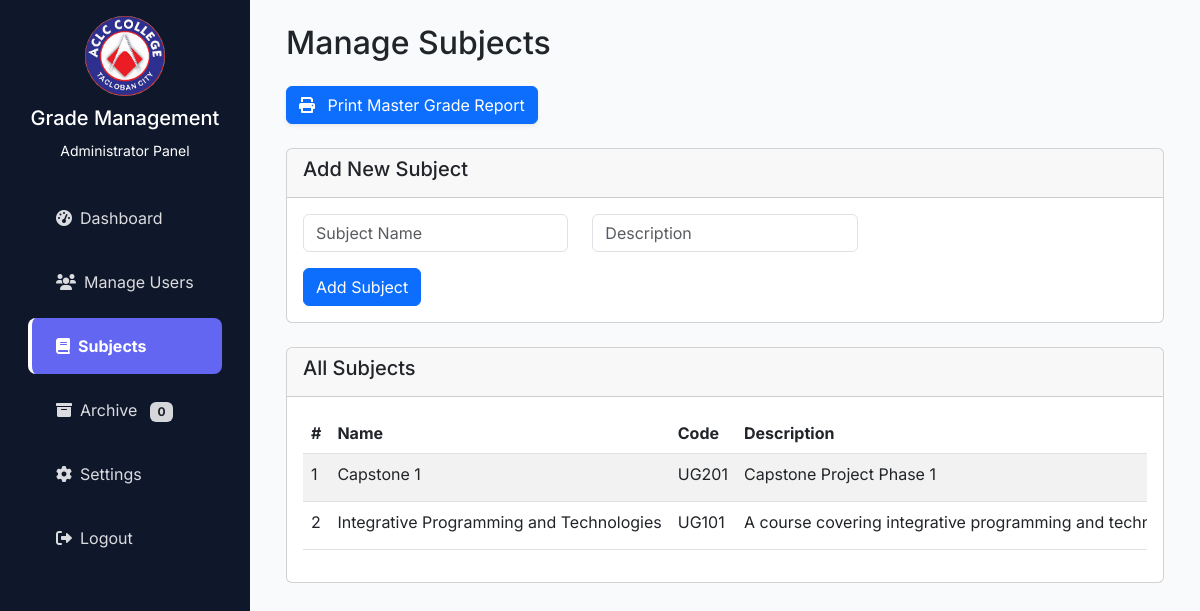
The app's page /admin.php?tab=subjects (signed in) with its own data.
### tables this page shows
CREATE TABLE `settings` (
  `id` int(11) NOT NULL AUTO_INCREMENT,
  `setting_key` varchar(50) NOT NULL,
  `setting_value` text DEFAULT NULL,
  PRIMARY KEY (`id`),
  UNIQUE KEY `setting_key` (`setting_key`)
);

CREATE TABLE `subjects` (
  `id` int(11) NOT NULL,
  `name` varchar(100) NOT NULL,
  `code` varchar(20) NOT NULL,
  `description` text DEFAULT NULL
);

### includes/functions.php (called while the page is built, shortened)
<?php
function getSystemSetting($pdo, $key, $default = '') {
    try {
        $stmt = $pdo->prepare("SELECT setting_value FROM settings WHERE setting_key = ?");
        $stmt->execute([$key]);
        return $stmt->fetchColumn() ?: $default;
    } catch (Exception $e) { return $default; }
}

### admin.php (the view, shortened to what this page needs)
<?php
include 'includes/conn.php';
include 'includes/functions.php';
$active_tab = $_GET['tab'] ?? 'dashboard';
$total_archived = $pdo->query("SELECT COUNT(*) FROM users WHERE status = 'archived'")->fetchColumn();
$all_subjects = $pdo->query("SELECT * FROM subjects ORDER BY name ASC")->fetchAll();
$subjects = $all_subjects;
?>
<!DOCTYPE html>
<html lang="en">
<head>
    <link href="https://cdn.jsdelivr.net/npm/bootstrap@5.3.0/dist/css/bootstrap.min.css" rel="stylesheet">
    <link href="https://cdnjs.cloudflare.com/ajax/libs/font-awesome/6.0.0/css/all.min.css" rel="stylesheet">
</head>
<body>
    <div class="toast-container position-fixed top-0 end-0 p-3">
    </div>
    <div class="container-fluid">
        <div class="row">
            <div class="sidebar" id="sidebar">
                <div class="d-flex flex-column p-3">
                    <div class="text-center mb-4">
                        <img src="<?php echo getSystemSetting($pdo, 'system_logo', 'image/aclc.jpg'); ?>" alt="Logo" style="width: 80px; height: 80px; margin-bottom: 10px; border-radius: 50%; object-fit: cover;">
                        <h5>Grade Management</h5>
                        <small>Administrator Panel</small>
                    </div>
                    <ul class="nav nav-pills flex-column">
                        <li class="nav-item">
                            <a class="nav-link <?php echo $active_tab === 'dashboard' ? 'active' : ''; ?>" href="admin.php?tab=dashboard">
                                <i class="fas fa-tachometer-alt me-2"></i>Dashboard
                            </a>
                        </li>
                        <li class="nav-item">
                            <a class="nav-link <?php echo $active_tab === 'users' ? 'active' : ''; ?>" href="admin.php?tab=users">
                                <i class="fas fa-users me-2"></i>Manage Users
                            </a>
                        </li>
                        <li class="nav-item">
                            <a class="nav-link <?php echo $active_tab === 'subjects' ? 'active' : ''; ?>" href="admin.php?tab=subjects">
                                <i class="fas fa-book me-2"></i>Subjects
                            </a>
                        </li>
                        <li class="nav-item">
                            <a class="nav-link <?php echo $active_tab === 'archive' ? 'active' : ''; ?>" href="admin.php?tab=archive">
                                <i class="fas fa-archive me-2"></i>Archive <span class="badge bg-light text-dark ms-2"><?php echo $total_archived; ?></span>
                            </a>
                        </li>
                        <li class="nav-item">
                            <a class="nav-link <?php echo $active_tab === 'settings' ? 'active' : ''; ?>" href="admin.php?tab=settings">
                                <i class="fas fa-cog me-2"></i>Settings
                            </a>
                        </li>
                        <li class="nav-item">
                            <a class="nav-link" href="logout.php" onclick="return confirm('Are you sure you want to logout?')">
                                <i class="fas fa-sign-out-alt me-2"></i>Logout
                            </a>
                        </li>
                    </ul>
                </div>
            </div>
            <div class="main-content" id="main-content">
                <div class="px-4 py-4">
                <div class="tab-content">
                    <div class="tab-pane fade <?php echo $active_tab === 'subjects' ? 'show active' : ''; ?>" id="subjects">
                        <h2 class="mb-4">Manage Subjects</h2>
                        <div class="d-flex justify-content-between align-items-center mb-4">
                            <a href="print_grade.php?all_records=true" target="_blank" class="btn btn-primary shadow-sm"><i class="fas fa-print me-2"></i> Print Master Grade Report</a>
                        </div>
                        <div class="card mb-4">
                            <div class="card-header">
                                <h5>Add New Subject</h5>
                            </div>
                            <div class="card-body">
                                <form method="POST">
                                    <div class="row">
                                        <div class="col-md-4">
                                            <input type="text" class="form-control mb-3" name="name"
                                                placeholder="Subject Name" required>
                                        </div>
                                        <div class="col-md-4">
                                            <input type="text" class="form-control mb-3" name="description"
                                                placeholder="Description">
                                        </div>
                                    </div>
                                    <button type="submit" name="add_subject" class="btn btn-primary">Add
                                        Subject</button>
                                </form>
                            </div>
                        </div>
                        <div class="card">
                            <div class="card-header">
                                <h5>All Subjects</h5>
                            </div>
                            <div class="card-body">
                                <div class="table-responsive">
                                    <table class="table table-striped">
                                        <thead>
                                            <tr>
                                                <th>#</th>
                                                <th>Name</th>
                                                <th>Code</th>
                                                <th>Description</th>
                                            </tr>
                                        </thead>
                                        <tbody>
                                            <?php $i = 1; foreach ($subjects as $subject): ?>
                                                <tr id="subject-row-<?php echo $subject['id']; ?>">
                                                    <td><?php echo $i++; ?></td>
                                                    <td><?php echo $subject['name']; ?></td>
                                                    <td><?php echo $subject['code']; ?></td>
                                                    <td><?php echo $subject['description']; ?></td>
                                                </tr>
                                            <?php endforeach; ?>
                                        </tbody>
                                    </table>
                                </div>
                            </div>
                        </div>
                    </div>
                </div>
            </div>
        </div>
    </div>
</body>
</html>

### admin.php (style rules this page uses)
:root { --sidebar-width: 250px; --sidebar-bg: #0f172a; --accent-color: #6366f1; }
body { font-family: 'Inter', sans-serif; background-color: #f8fafc; }
.sidebar { background: var(--sidebar-bg); color: white; min-height: 100vh; padding: 0; width: var(--sidebar-width); position: fixed; left: 0; top: 0; transition: all 0.4s cubic-bezier(0.4, 0, 0.2, 1); z-index: 1000; }
.main-content { margin-left: var(--sidebar-width); transition: all 0.4s cubic-bezier(0.4, 0, 0.2, 1); width: calc(100% - var(--sidebar-width)); }
.sidebar .nav-link { color: white; padding: 1rem 1.5rem; border-left: 4px solid transparent; transition: all 0.3s ease; opacity: 0.85; margin: 4px 12px; border-radius: 8px; }
.sidebar .nav-link.active { background: var(--accent-color); border-left-color: #fff; font-weight: bold; opacity: 1; }
.toast-container { z-index: 1060; }

### records on screen
settings: setting_value (picture)
subjects: name "Capstone 1", code "UG201", description "Capstone Project Phase 1"
subjects: name "Integrative Programming and Technologies", code "UG101", description "A course covering integrative programming and…"

### other values on screen
$total_archived "0"
